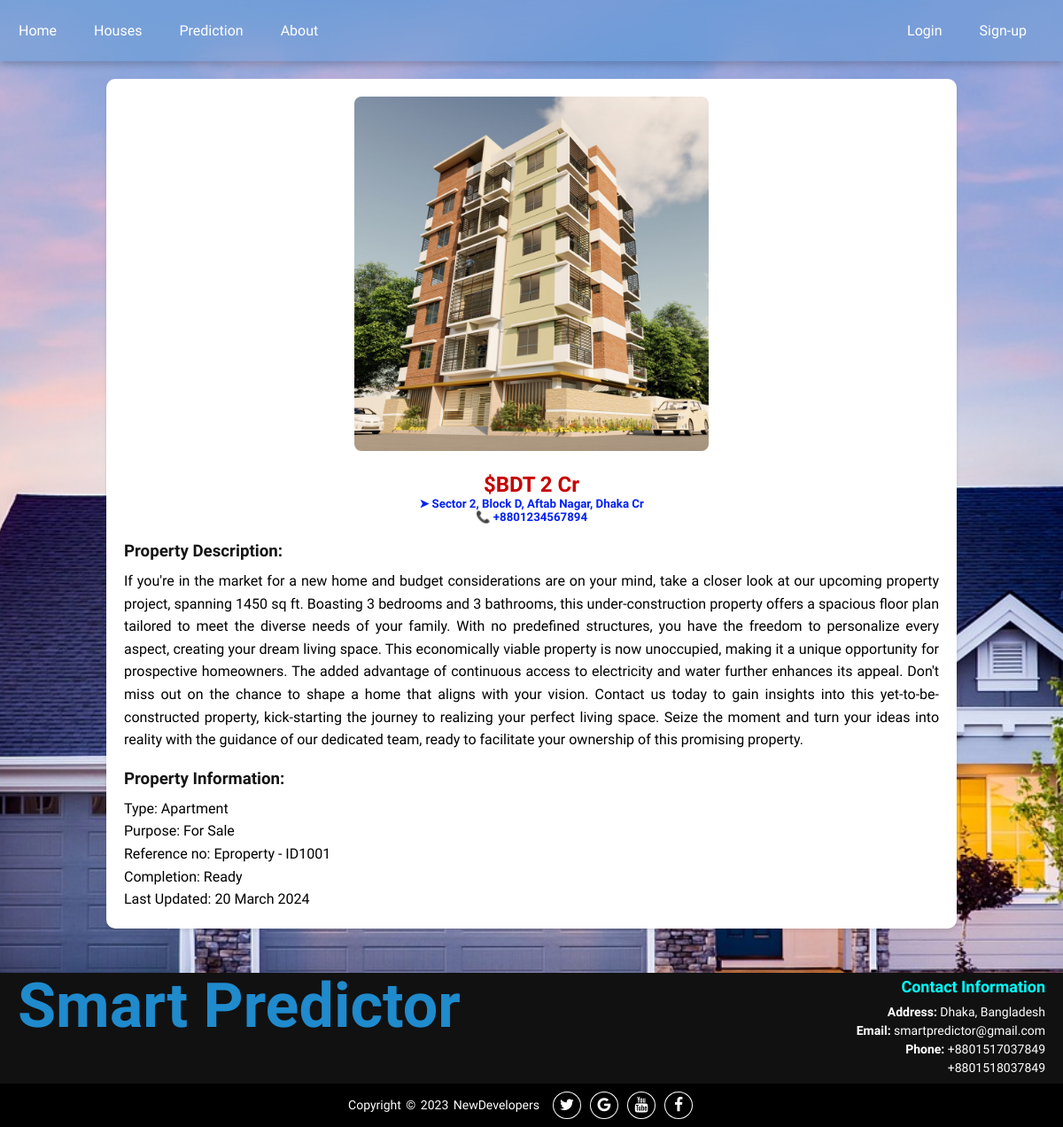
Screenshot of /detailBody/1001/ with the database file from the repository.
### myapp/models.py (models this page shows, shortened)
class House(models.Model):
    id = models.CharField(max_length=100,primary_key=True)
    title = models.CharField(max_length=200)
    image = models.ImageField(upload_to="house_imgs", null=True)
    productCategory = models.ForeignKey(Category, on_delete=models.CASCADE,null=True)
    area = models.CharField(max_length=200,null=True)
    address = models.CharField(max_length=200,null=True)
    detail = models.TextField()
    spec = models.TextField()
    contact = models.CharField(max_length=200,null=True)
    price = models.PositiveBigIntegerField()
    status = models.BooleanField(default=True)

### myapp/views.py (the view)
# urls.py: path('detailBody/<int:house_id>/', views.detailBody, name='detailBody'),
def detailBody(request, house_id=None):
    if house_id is not None:
        house = get_object_or_404(House, id=house_id)
    else:
        return HttpResponse("Condition not met!")
    return render(request, 'detailBody.html', {'house': house})

### myapp/templates/detailBody.html (shortened to what this page needs)
{% extends 'base.html' %}
{% load static %}
{% block extra-styles %}
<link rel="stylesheet" href="{% static 'myapp/css/__detail_body.css' %}" />
{% endblock %}
{% block content %}
<div class="bodyContents">
    <div class="featured-brands">
        <div class="product">
            <div class="product-header">
                <img class="imageMod" src="{{ house.image.url }}" alt="{{ house.title }}" />
                <h2 class="accent-medium">$BDT {{ house.price }} Cr</h2>
                <h5 class="accent-primary">➤ {{ house.address }} Cr</h5>
                <h5 class="accent-primary">📞 {{ house.contact }}</h5>
            </div>
            <div class="product-footer">
                <h3 class="accent-secondary"> Property Description: </h3>
                <p style="color: black;">{{ house.detail }}</p>
            </div>
            <div class="product-details">
                <h3 class="accent-secondary"> Property Information: </h3>
                <p style="color: black;">{{ house.spec|linebreaksbr }}</p>
            </div>
        </div>
    </div>
</div>
{% endblock %}

### myapp/templates/base.html (shortened to what this page needs)
<!DOCTYPE html>
{% load static %}
<html lang="en">
<head>
    <link rel="stylesheet" href="https://stackpath.bootstrapcdn.com/font-awesome/4.7.0/css/font-awesome.min.css">
    <link rel="stylesheet" href="{% static 'myapp/css/__base.css' %}" />
    {% block extra-styles %} {% endblock %}
</head>
<body>
    <div class="topnav">
        <a href="{% url 'home' %}">Home</a>
        <a href="{% url 'houses' %}">Houses</a>
        <a href="{% url 'prediction' %}">Prediction</a>
        <a href="{% url 'about_us' %}">About</a>
        <div id="user-links">
            {% if user.is_authenticated %}
                {% if user.is_superuser %}
                    <a href="{% url 'admin:index' %}" class="user-link">Admin Panel</a>
                    <a href="{% url 'logout' %}" class="user-link">Sign out</a>
                {% else %}
                <div class="user-info">
                    <a href="{% url 'user_profile' %}" class="user-link">{{ user.username }}</a>
                    <a href="{% url 'logout' %}" class="user-link">Sign out</a>
                </div>
                {% endif %}
            {% else %}
                <a href="{% url 'login' %}" class="user-link">Login</a>
                <a href="{% url 'register' %}" class="user-link">Sign-up</a>
            {% endif %}
        </div>
    </div>
    {% block content %}{% endblock %}
    <footer>
        <div class="footer-content">
            <div class="logo">
                <span class="eseba">Smart Predictor</span>
            </div>
            <div class="contact-info">
                <h3>Contact Information</h3>
                <ul>
                    <li><strong>Address:</strong> Dhaka, Bangladesh</li>
                    <li><strong>Email:</strong> smartpredictor@gmail.com</li>
                    <li><strong>Phone:</strong> +8801517037849</li>
                    <li>+8801518037849</li>
                </ul>
            </div>
        </div>
        <div class="footer-bottom">
            <p>Copyright &copy; 2023 NewDevelopers</p>
            <div class="footer-menu">
                <ul class="f-menu">
                    <li><a href="#"><i class="fa fa-twitter"></i></a></li>
                    <li><a href="#"><i class="fa fa-google"></i></a></li>
                    <li><a href="#"><i class="fa fa-youtube"></i></a></li>
                    <li><a href="#"><i class="fa fa-facebook"></i></a></li>
                </ul>
            </div>
        </div>
    </footer>
</body>
</html>

### myapp/static/myapp/css/__base.css (style rules this page uses)
* { margin: 0; padding: 0; box-sizing: border-box; }
body { font-family: 'Mooli', sans-serif; display: flex; min-height: 100vh; align-items: center; text-align: center; background-image: url(../images/background.png); background-size: cover; background-position: center; background-repeat: no-repeat; color: #fff; background-attachment: fixed; flex-direction: column; }
.topnav { position: sticky; top: 0; width: 100%; z-index: 999; background-color: rgba(97, 154, 212, 0.428); box-shadow: 0 4px 8px rgba(0, 0, 0, 0.2); backdrop-filter: blur(20px); }
.topnav a { float: left; display: block; color: rgb(255, 255, 255); text-align: center; font-weight: normal; padding: 25px 16px; margin: 0px 5px; transition: transform 0.4s; text-decoration: none; }
#user-links { float: right; margin-right: 20px; }
.user-link { color: #ffffff; text-align: center; padding: 25px 16px; margin: 0px 5px; transition: transform 0.3s; text-decoration: none; }
footer { width: 100%; color: #fff; text-align: center; }
.footer-content { background: #111; color: #fff; padding: 5px 20px; display: flex; justify-content: space-between; align-items: center; }
.logo .eseba { position: relative; top: -25px; margin: 0px auto; font-size: 70px; font-weight: 900; color: #1F8ACC; }
.contact-info { text-align: right; }
.contact-info h3 { color: aqua; font-size: 18px; margin-bottom: 10px; }
.contact-info ul { list-style-type: none; padding: 0; }
.contact-info ul li { font-size: 14px; margin: 5px 0; }
.contact-info ul li strong { font-weight: bold; }
.footer-bottom { background: #000; width: 100%; display: flex; align-items: center; justify-content: center; }
.footer-bottom p { font-size: 14px; word-spacing: 2px; text-transform: capitalize; margin: 0; }
.footer-menu { padding: 15px; float: right; }
.footer-menu ul { list-style: none; display: flex; align-items: center; justify-content: center; }
.footer-menu ul li { padding-right: 10px; display: block; }
.footer-menu ul li a { text-decoration: none; color: #fff; border: 1.1px solid white; padding: 5px; border-radius: 50%; }
.footer-menu ul li a i { font-size: 1.1rem; width: 20px; transition: color .4s ease; }

### myapp/static/myapp/css/__detail_body.css (style rules this page uses)
.bodyContents { max-width: 1000px; margin: 0 auto; padding: 20px; }
.product { background-color: #fff; border-radius: 10px; box-shadow: 0 2px 4px rgba(0, 0, 0, 0.1); padding: 20px; margin-bottom: 30px; }
.product-header { text-align: center; margin-bottom: 20px; }
.imageMod { width: 100%; max-width: 400px; height: auto; border-radius: 8px; margin-bottom: 20px; }
.product-footer, .product-details { margin-top: 20px; color: black; text-align: justify; }
.product-footer h3, .product-details h3 { margin-bottom: 10px; }
.product-footer p, .product-details p { line-height: 1.6; }
.accent-primary { color: #0021f3; }
.accent-medium { color: #c70000; }
.accent-secondary { color: #151515; }

### rows the page displays
House: image (picture), price "2", address "Sector 2, Block D, Aftab Nagar, Dhaka", contact "+8801234567894", detail "If you're in the market for a new home and budget considerations are on your mind, take a closer look at our upcoming property project, spanning 1450 sq ft. Boasting 3 bedrooms and 3 bathrooms, this under-construction property offers a spacious floor plan tailored to meet the diverse needs of your family. With no predefined structures, you have the freedom to personalize every aspect, creating your dream living space. This economically viable property is now unoccupied, making it a unique opportunity for prospective homeowners. The added advantage of continuous access to electricity and water further enhances its appeal. Don't miss out on the chance to shape a home that aligns with your…", spec "Type: Apartment Purpose: For Sale Reference no: Eproperty - ID1001 Completion: Ready Last Updated: 20 March 2024"
